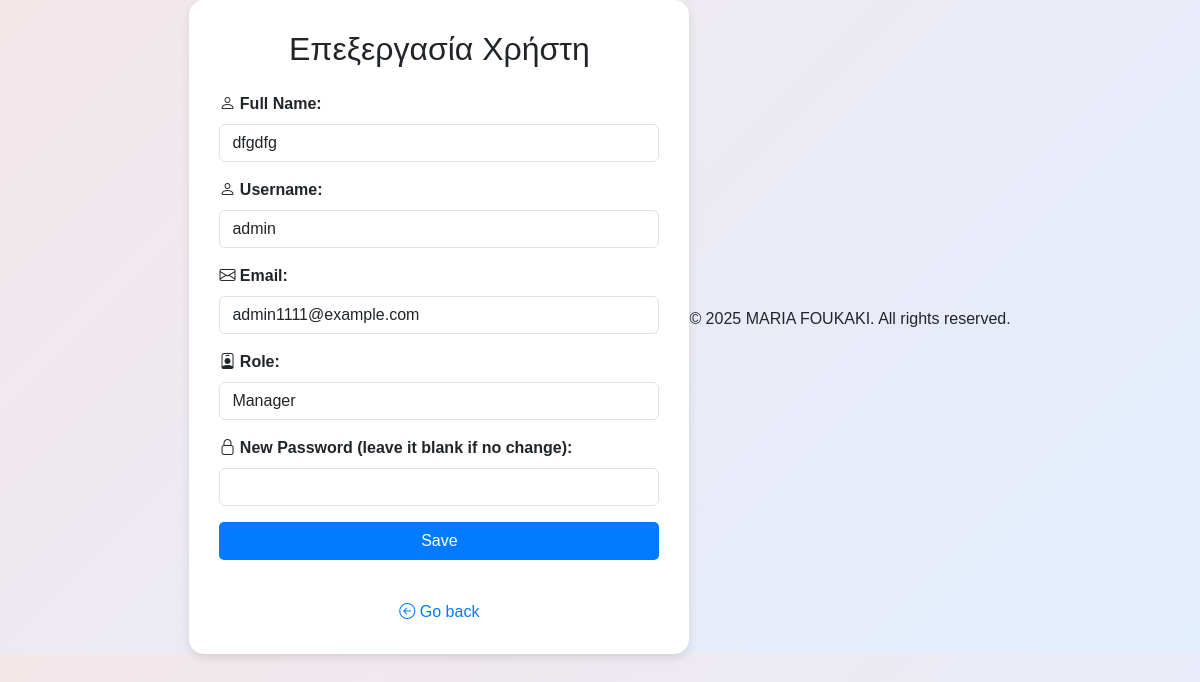
The app's page /edit_user.php?id=1 (signed in) with its own data.
### tables this page shows
CREATE TABLE `users` (
  `id` int(11) NOT NULL,
  `username` varchar(50) NOT NULL,
  `email` varchar(100) NOT NULL,
  `employee_code` char(7) NOT NULL,
  `password` varchar(255) NOT NULL,
  `role` enum('employee','manager') DEFAULT 'employee',
  `name` varchar(255) DEFAULT NULL
);

### edit_user.php (the view, shortened to what this page needs)
<?php
require_once "db.php";
$id = $_GET['id'];
$stmt = $pdo->prepare("SELECT * FROM users WHERE id = ?");
$stmt->execute([$id]);
$user = $stmt->fetch(PDO::FETCH_ASSOC);
?>
<!DOCTYPE html>
<html lang="el">
<head>
    <link href="https://cdn.jsdelivr.net/npm/bootstrap@5.3.0/dist/css/bootstrap.min.css" rel="stylesheet">
    <link href="https://cdn.jsdelivr.net/npm/bootstrap-icons/font/bootstrap-icons.css" rel="stylesheet">
    <link rel="stylesheet" href="style.css">
</head>
<body>
    <div class="edit-form">
        <h2 class="text-center mb-4">Επεξεργασία Χρήστη</h2>
        <form method="POST">
            <div class="mb-3">
                <label for="name" class="form-label"><i class="bi bi-person"></i> Full Name:</label>
                <input type="text" name="name" id="name" class="form-control" value="<?= htmlspecialchars($user['name']) ?>" required>
            </div>
            <div class="mb-3">
                <label for="username" class="form-label"><i class="bi bi-person"></i> Username:</label>
                <input type="text" name="username" id="username" class="form-control" value="<?= htmlspecialchars($user['username']) ?>" readonly>
            </div>
            <div class="mb-3">
                <label for="email" class="form-label"><i class="bi bi-envelope"></i> Email:</label>
                <input type="email" name="email" id="email" class="form-control" value="<?= htmlspecialchars($user['email']) ?>" required>
            </div>
            <div class="mb-3">
                <label for="role" class="form-label"><i class="bi bi-person-badge"></i> Role:</label>
                <select name="role" id="role" class="form-control" required>
                    <option value="manager" <?= $user['role'] == 'manager' ? 'selected' : '' ?>>Manager</option>
                </select>
            </div>
            <div class="mb-3">
                <label for="new_password" class="form-label"><i class="bi bi-lock"></i> New Password (leave it blank if no change):</label>
                <input type="password" name="new_password" id="new_password" class="form-control">
            </div>
            <button type="submit" class="btn btn-custom w-100 mb-3">Save</button>
        </form>
        <br>
        <a href="users.php" class="back-link d-block text-center">
            <i class="bi bi-arrow-left-circle"></i> Go back
        </a>
    </div>
    <?php require_once "footer.php"; ?>
</body>
</html>

### style.css (style rules this page uses)
.btn-custom { background: #007bff; color: white; border-radius: 10px; transition: background 0.3s ease; pointer-events: auto; }
.form-label { font-weight: bold; }
.back-link { text-decoration: none; font-size: 16px; color: #007bff; transition: color 0.3s; }
.edit-form { background: white; padding: 30px; border-radius: 15px; box-shadow: 0 4px 10px rgba(0, 0, 0, 0.1); width: 100%; max-width: 500px; }
.btn-custom { background: #007bff; color: white; border-radius: 10px; transition: background 0.3s ease; }
body { background: linear-gradient(135deg, #f3e7e9, #e3eeff); min-height: 60vh; display: flex; justify-content: center; align-items: center; font-family: Arial, sans-serif; }
.btn-custom { background: #007bff; color: white; border-radius: 5px; }

### records on screen
users: name "dfgdfg", username "admin", email "admin1111@example.com", role "Manager"
